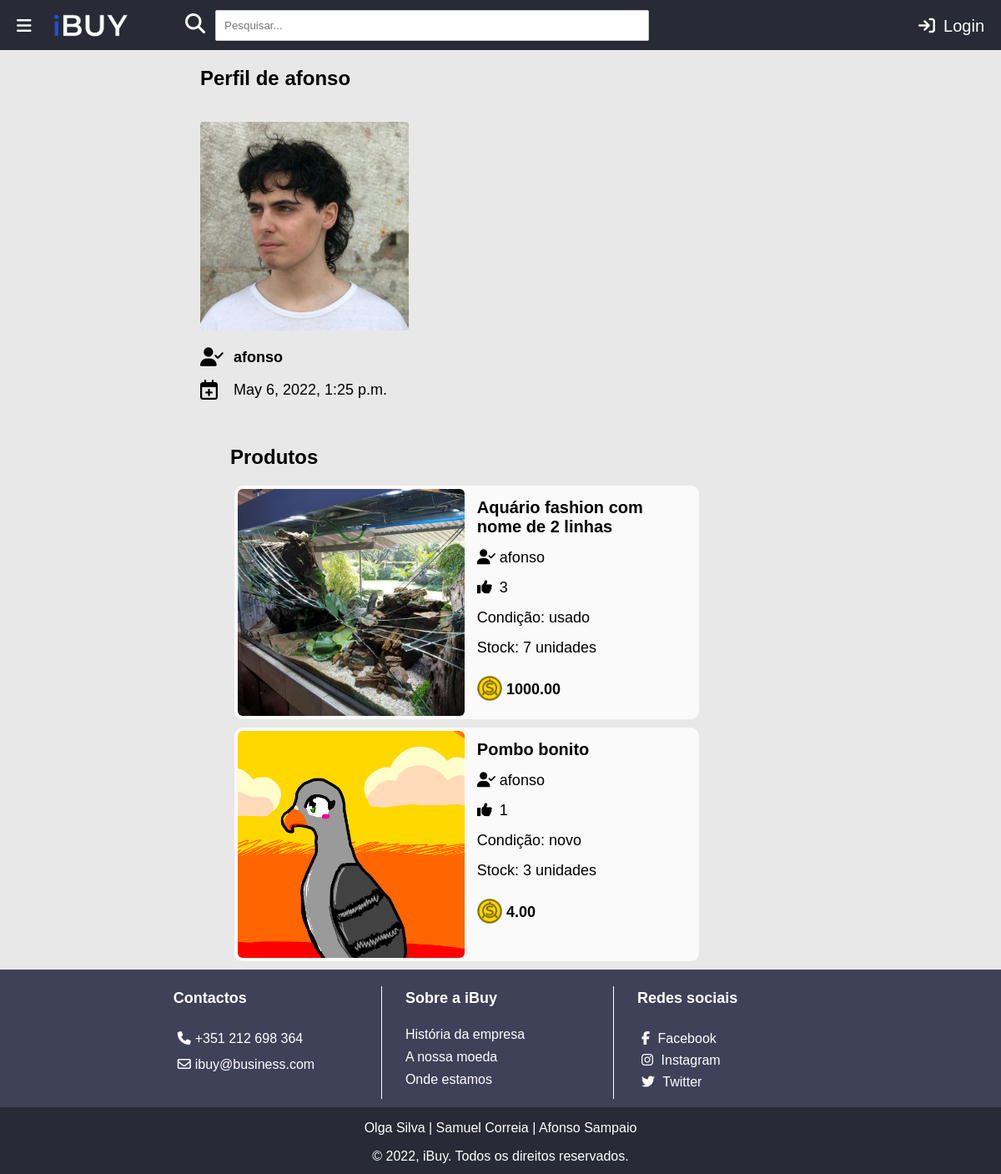
Page /ibuy/perfil/20 on the earlier database version.
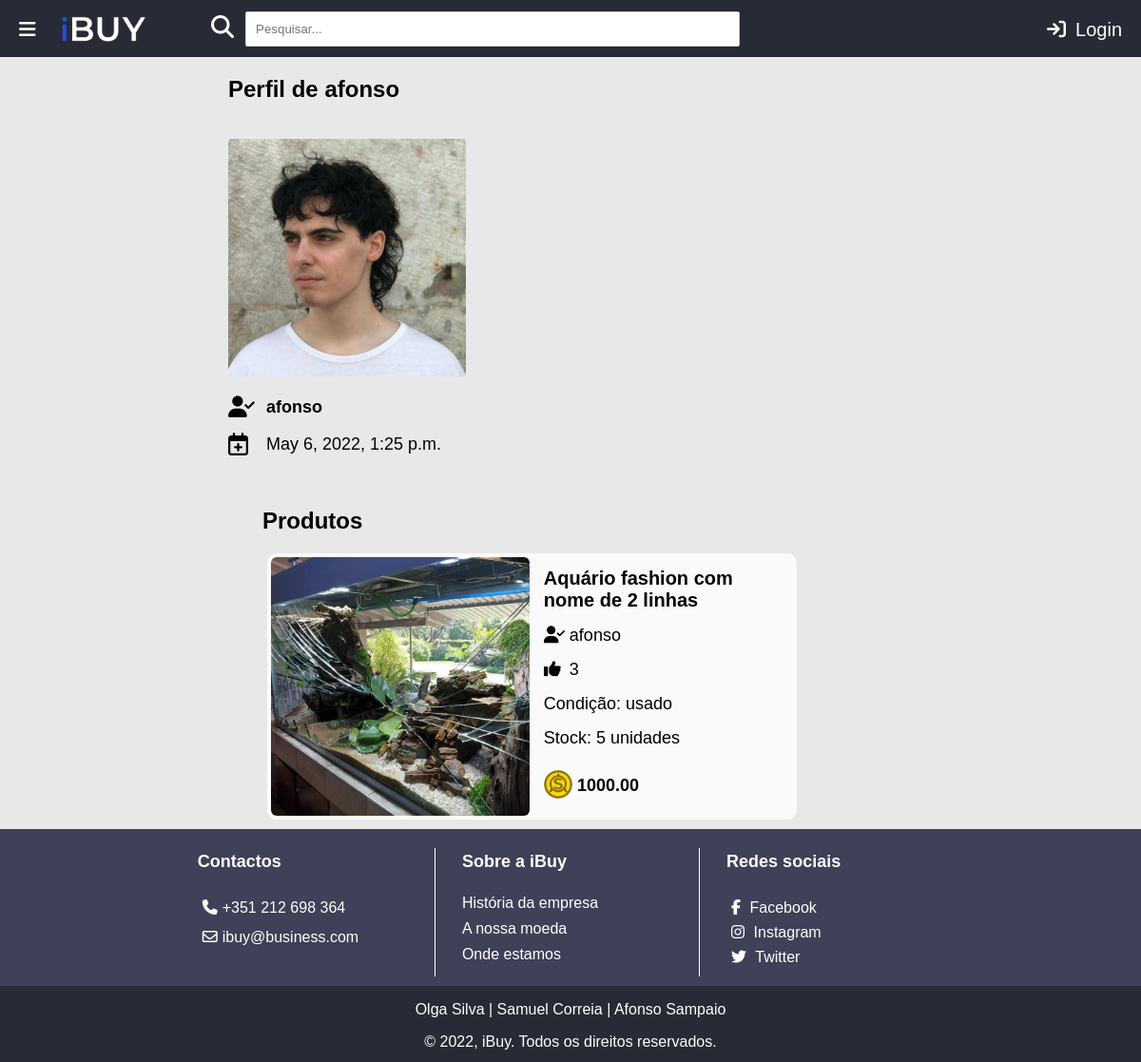
Same page on the later database version.
### ibuy/models.py (models this page shows)
class Produto(models.Model):
    user = models.ForeignKey(User, on_delete=models.CASCADE, default="")
    likes = models.ManyToManyField(User, related_name='likes')
    nome = models.CharField(max_length=100)
    categoria = models.ForeignKey(Categoria, on_delete=models.CASCADE, default="", related_name="Categoria")
    quantidade = models.IntegerField(default=0)
    timestamp = models.DateTimeField(default=datetime.now, editable=False)
    descricao = models.TextField()  # mudar
    preco = models.DecimalField(
        max_digits=6,
        decimal_places=2,
        default=0.00,
    )
    imagem = models.CharField(max_length=100, default='produto.png')
    video_embed = models.CharField(max_length=1000, blank=True)
    NOVO = 'Novo'
    USADO = 'Usado'
    OPCOES_CONDICAO = (
        (NOVO, 'Novo'),
        (USADO, 'Usado'),
    )
    condicao = models.CharField(choices=OPCOES_CONDICAO, default=NOVO, max_length=100)
    def total_likes(self):
        return self.likes.count()

### ibuy/views.py (the view)
# urls.py: path('perfil/<int:user_id>', views.perfil, name='perfil'),
def perfil(request, user_id):
    user = get_object_or_404(User, pk=user_id)
    if user.is_superuser and request.user.id != user.id:
        return HttpResponseRedirect(reverse('ibuy:erro'))
    lista_produtos = Produto.objects.filter(user_id=user.id)
    lista_produtos = sorted(lista_produtos, key=lambda x: x.total_likes(), reverse=True)  # ordenar por likes
    if user.id != request.user.id :
        lista_produtos = list(filter(lambda x: x.quantidade != 0, lista_produtos))  # remover produtos com 0 unidades
    context = {
        'user': user,
        'lista_produtos': lista_produtos
    }
    return render(request, 'ibuy/perfil.html', context)

### ibuy/templates/ibuy/perfil.html (shortened to what this page needs)
{% extends "ibuy/index.html" %}
{% load static %}
{% block content %}
<section class="profile-wrap">
    {% if request.user.id == user.id %}
    <h2>Meu Perfil</h2>
    {% else %}
    <h2>Perfil de {{ user.username }}</h2>
    {% endif %}
    <aside class="profile-aside">
        <br>
        <img src="{% static 'media/images/utilizador/' %}{{user.utilizador.imagem}}" height=250px width=auto> <br>
        <br>
        <section class="profile-username"><a href="{% url 'ibuy:perfil' user.id %}">
            <i class="fa-solid fa-user-check fa-lg"></i>{{ user.username }}</a></section>
        <br>
        <i class="fa-regular fa-calendar-plus fa-xl"></i><strong style="font-size: 18px; font-weight: normal;">{{ user.date_joined }}</strong>
        <br><br>
        <br>
    </aside>
    <section class="profile-content">
        {% if lista_produtos %}
        <h2>Produtos</h2>
        {% for produto in lista_produtos %}
        <section style="cursor: pointer;" class="object-wrap-profile" id="{{ produto.id }}"
                 onclick='location.href="/ibuy/produto/{{produto.id}}";' id="{{ produto.id }}">
            <section class="object-img">
                <img src="{% static 'media/images/produto/' %}{{ produto.imagem }}" alt="Produto"
                     id="img-produto">
            </section>
            <section class="object-details-wrap">
                <section class="object-name">
                    <a href="{% url 'ibuy:produto' produto.id %}">
                        {{ produto.nome }}
                    </a>
                </section>
                <section class="object-username">
                    <a href="{% url 'ibuy:perfil' produto.user.id %}">
                        <i class="fa-solid fa-user-check"></i>{{ produto.user.username }}
                    </a>
                </section>
                <section class="object-detail-one"><i class="fa-solid fa-thumbs-up"></i>{{ produto.total_likes }}
                </section>
                <section class="object-detail-two">Condição: {{ produto.condicao }}
                </section>
                <section class="object-detail-three">Stock: {{ produto.quantidade }} unidade{{ produto.quantidade|pluralize }}
                </section>
                <section class="object-detail-four"><img src="{% static 'ibuy/images/coin.png' %}"
                                                         alt="Moeda do website" width="30" height="30"> {{ produto.preco }}
                </section>
            </section>
        </section>
        {% endfor %}
        {% endif %}
    </section>
</section>
{% endblock %}

Differences in the rows shown:
no longer on this page (row edited): Produto: imagem (picture), nome "Pombo bonito", user.username "afonso", total_likes "1", condicao "novo", quantidade "3", preco "4.00"
changed Produto "Aquário fashion com nome de 2 linhas": quantidade "7" → "5"
